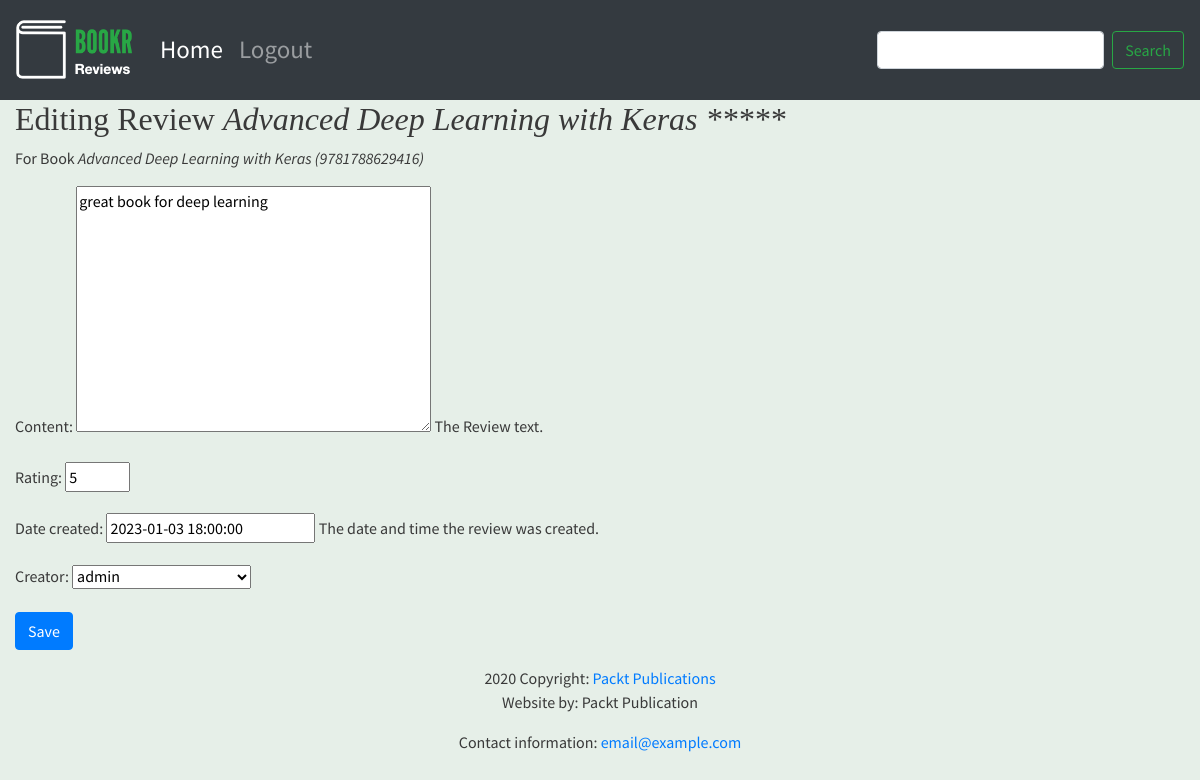
Page /books/1/reviews/3 on the committed database.
### reviews/models.py (models this page shows, shortened)
class Review(models.Model):
    content = models.TextField(help_text="The Review text.")
    rating = models.IntegerField(help_text="The rating the reviewer has given.")
    date_created = models.DateTimeField(help_text="The date and time the review was created.")
    date_edited = models.DateTimeField(null=True, help_text="The date and time the review was last edited.")
    creator = models.ForeignKey(auth.get_user_model(), on_delete=models.CASCADE)
    book = models.ForeignKey(Book, on_delete=models.CASCADE, help_text="The Book that this review is for.")
    def __str__(self):
        rating = self.rating * "*"
        return f"{self.book.title} {rating}"

class Book(models.Model):
    title = models.CharField(max_length=70, help_text="The title of the book.")
    publication_date = models.DateField(verbose_name="Date the book was published.")
    isbn = models.CharField(max_length=20, verbose_name="ISBN number of the book")
    publisher = models.ForeignKey(Publisher, on_delete = models.CASCADE)
    contributors = models.ManyToManyField("Contributor", through="BookContributor")
    def __str__(self):
        return f"{self.title} ({self.isbn})"

### reviews/views.py (the view)
# urls.py: path('books/<int:book_pk>/reviews/<int:review_pk>', views.review_edit, name='review_edit')
def review_edit(request, book_pk, review_pk=None):
    book = get_object_or_404(Book, pk=book_pk)
    if review_pk is not None:
        review = get_object_or_404(Review, book_id=book_pk, pk=review_pk)
    else:
        review = None
    if request.method == "POST":
        form = ReviewForm(request.POST, instance=review)
        if form.is_valid():
            updated_review = form.save(False)
            updated_review.book =  book
            if review is None:
                messages.success(request, f"Review for '{book}' created.")
            else:
                updated_review.date_edited = timezone.now()
                messages.success(request, f"Review for '{book}' updated.")
            updated_review.save()
            return redirect("book_detail", book.pk)
    else:
        form = ReviewForm(instance=review)
    return render(request, "reviews/instance-form.html", {
        "form": form,
        "instance": review,
        "model_type": "Review",
        "related_instance": book,
        "related_model_type": "Book"
    })

### reviews/forms.py
class ReviewForm(forms.ModelForm):
    class Meta:
        model = Review
        exclude = ["date_edited", "book"]
    rating = forms.IntegerField(min_value=0, max_value=5)

### reviews/templates/reviews/instance-form.html (shortened to what this page needs)
{% extends 'reviews/base.html' %}
    {% block content %}
        <h2>
            {% if instance %}
                Editing {{ model_type }} <em>{{ instance }}</em>
            {% else %}
                New {{ model_type }}
            {% endif %}
        </h2>
        {% if related_instance and related_model_type %}
            <p>
                For {{ related_model_type }} <em>{{ related_instance }}</em>
            </p>
        {% endif %}
        <form method="post">
            {{ form.as_p }}
            <button type="submit" class="btn btn-primary">
                {% if instance %}
                    Save
                {% else %}
                    Create
                {% endif %}
            </button>
        </form>
    {% endblock %}

### static/main.css (style rules this page uses)
body { font-family: 'Source Sans Pro', sans-serif; background-color: #e6efe8; color: #393939; }
h1, h2, h3, h4, h5, h6 { font-family: 'Libre Baskerville', serif; }

### rows in the picture
Review: rating+book "Advanced Deep Learning with Keras *****", content "great book for deep learning", rating "5", date_created "2023-01-03 18:00:00", creator "admin"
Book: title+isbn "Advanced Deep Learning with Keras (9781788629416)"

### other values in the picture
{{ model_type }} "Review"
{{ related_model_type }} "Book"
